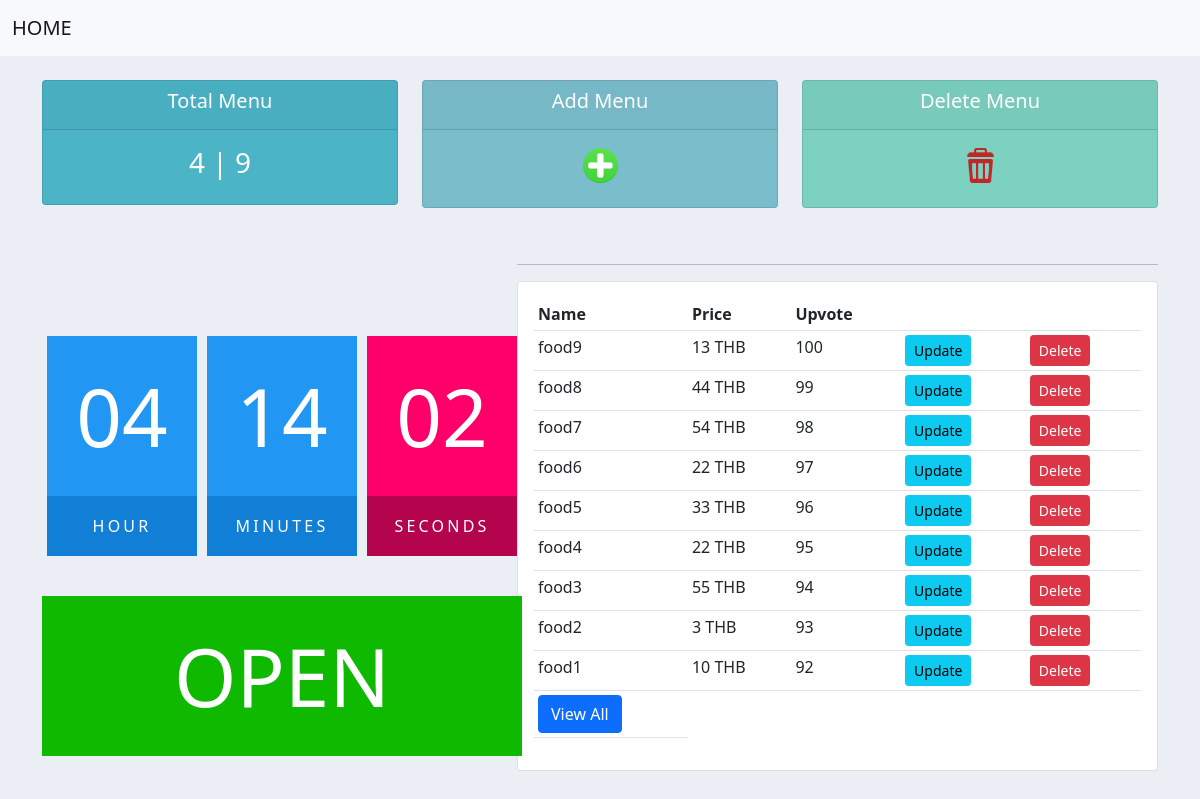
/dashboard/, run on the app's committed database.
### dashboard/models.py (models this page shows, shortened)
class Food(models.Model):
    DAYS = (
        ('Sunday', 'Sunday'),
        ('Monday', 'Monday'),
        ('Tuesday', 'Tuesday'),
        ('Wednesday', 'Wednesday'),
        ('Thursday', 'Thursday'),
        ('Friday', 'Friday'),
        ('Saturday', 'Saturday'),
    )
    foodId = models.AutoField(primary_key=True)
    foodImage = models.ImageField(upload_to='images/', null=True, blank=True)
    foodName = models.CharField(max_length=100)
    foodAddDate = models.DateTimeField(null=True, blank=True, auto_now=True)
    foodPrice = models.IntegerField(default=0)
    foodAvailableDay = models.CharField(max_length=20, choices=DAYS, null=True, blank=True)
    def __str__(self):
        return f"{self.foodId}"

class Vote(models.Model):
    voteId = models.AutoField(primary_key=True)
    foodId = models.OneToOneField(Food, on_delete=models.CASCADE)
    upVote = models.IntegerField(default=0)
    downVote = models.IntegerField(default=0)
    def __str__(self):
        return f"{self.foodId}"

### dashboard/views.py (the view)
# urls.py: path('', views.Dashboard.as_view(), name='index'),
class Dashboard(generic.ListView):
    model = Food
    template_name = 'dashboard/index.html'
    def get(self, request, *args, **kwargs):
        my_date = date.today()
        today = calendar.day_name[my_date.weekday()]
        today_listing = Food.objects.all().filter(foodAvailableDay = today)
        today_listing_count = today_listing.count()
        vote = Vote.objects.all()
        foods = Food.objects.all()
        feature = foods.order_by('-foodAddDate')[:10]
        count = foods.count()
        context = {
            'foods':feature,
            'count':count,
            'vote':vote,
            'today_listing_count': today_listing_count
        }
        return render(request, self.template_name, context)

### dashboard/templates/dashboard/index.html (shortened to what this page needs)
{% extends "dashboard/base.html" %}
{% load static %}
{% block main %}
<br>
<div class="container">
<div class="row">
	<div class="col">
		<div class="col-md">
			<div class="card text-center text-white  mb-3" id="total-orders">
			  	<div class="card-header">
			  		<h5 class="card-title">Total Menu</h5>
			  	</div>
			  	<div class="card-body">
			    	<h3 class="card-title">{{ today_listing_count }} | {{ count }}</h3>
			  	</div>
			</div>
		</div>
	</div>
	<div class="col">
		<div class="col-md">
			<div class="card text-center text-white  mb-3" id="orders-delivered">
			  	<div class="card-header">
			  		<h5 class="card-title">Add Menu</h5>
			  	</div>
			  	<div class="card-body">
			    	<h3 class="card-title"><a  href="{% url 'dashboard:add_post' %}"><img src="{% static 'dashboard/img/add.png' %}" alt="" width="35px"></a></h3>
			  	</div>
			</div>
		</div>
	</div>
	<div class="col">
		<div class="col-md">
			<div class="card text-center text-white  mb-3" id="orders-pending">
			  	<div class="card-header">
			  		<h5 class="card-title">Delete Menu</h5>
			  	</div>
			  	<div class="card-body">
			    	<h3 class="card-title"><a  href="{% url 'dashboard:delete_multi' %}"><img src="{% static 'dashboard/img/delete.png' %}" alt="" width="35px"></a></h3>
			  	</div>
			</div>
		</div>
	</div>
</div>
</div>
<br>
<div class="container">
    <div class="row">
        <div class="col-md-5">
            <div id="clock">
                <p>
                    <br>
                    <br>
                    <br>
                </p>
                <div id="time">
                    <div>
                       <span id="hour">00</span><span>Hour</span>
                    </div>
                    <div>
                       <span id="minutes">00</span><span>Minutes</span>
                    </div>
                    <div>
                       <span id="seconds">00</span><span>Seconds</span>
                    </div>
                </div>
                <p>
                    <br>
                </p>
                <div id="openClose">
                </div>
            </div>
        </div>
        <div class="col-md-7">
        <hr>
        <div class="card card-body">
            <table class="table table-sm">
                <tr>
                    <th>Name</th>
                    <th>Price</th>
                    <th>Upvote</th>
                    <th></th>
                    <th></th>
                </tr>
                    {% for food in foods %}
                    <tr>
                        <td>{{ food.foodName }}</td>
                        <td>{{ food.foodPrice }} THB</td>
                        <td>{{ food.vote }}</td>
                        <td><a class="btn btn-sm btn-info" href="{% url 'dashboard:editfood' food.foodId %}">Update</a></td>
                        <td><a class="btn btn-sm btn-danger" href="{% url 'dashboard:delete' food.foodId %}">Delete</a></td>
                    </tr>
                    {% empty %}
                    <p>No Food added yet</p>
                    {% endfor %}
                    <tr>
                        <td ><a href="{% url 'dashboard:viewallfood' %}" class="btn btn-primary">View All</a></td>
                    </tr>
            </table>
            </div>
        </div>
    </div>
    </div>
{% endblock %}

### dashboard/static/dashboard/css/main.css (style rules this page uses)
body { background-color: #ebeff5; }
#total-orders { background-color: #4cb4c7; }
#orders-delivered { background-color: #7abecc; }
#orders-pending { background-color: #7CD1C0; }
#clock #time { display: flex; }
#clock #time div { position: relative; margin: 0 5px; }
#clock #time div span { position: relative; display: block; width: 150px; height: 160px; background: #2196f3; color: #fff; font-weight: 300; display: flex; justify-content: center; align-items: center; font-size: 5em; z-index: 10; }
#clock #time div span:nth-child(2) { height: 60px; font-size: 1em; letter-spacing: 0.2em; font-weight: 500; z-index: 9; box-shadow: none; background: #127fd6; text-transform: uppercase; }
#clock #time div:last-child span { background: #ff006a; }
#clock #time div:last-child span:nth-child(2) { background: #b3044d; }
#openClose { position: relative; display: block; width: 480px; height: 160px; background: #0fb900; color: #fff; font-weight: 300; display: flex; justify-content: center; align-items: center; font-size: 5em; z-index: 10; transition: background 1s; }

### data on the page
Food: foodName "food9", foodPrice "13", vote "100"
Food: foodName "food8", foodPrice "44", vote "99"
Food: foodName "food7", foodPrice "54", vote "98"
Food: foodName "food6", foodPrice "22", vote "97"
Food: foodName "food5", foodPrice "33", vote "96"
Food: foodName "food4", foodPrice "22", vote "95"
Food: foodName "food3", foodPrice "55", vote "94"
Food: foodName "food2", foodPrice "3", vote "93"
Food: foodName "food1", foodPrice "10", vote "92"

### other printed values
{{ today_listing_count }} "4"
{{ count }} "9"
